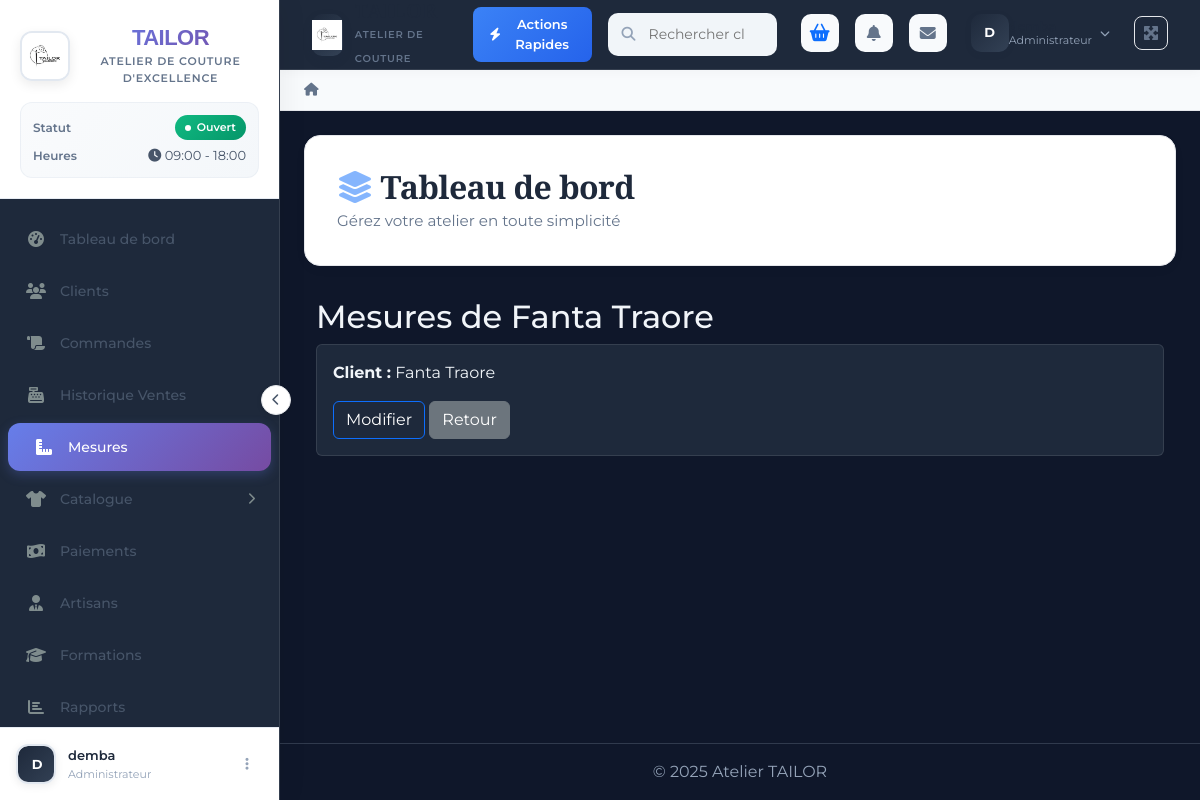
The app's page /mesures/5/ (signed in) with its own data.
### apps/settings/models.py (models this page shows, shortened)
class Setting(TimeStampedModel):
    nom_atelier = models.CharField(max_length=255, default="Mon Atelier de Couture")
    adresse = models.TextField(blank=True, null=True)
    telephone = models.CharField(max_length=50, blank=True, null=True)
    email = models.EmailField(blank=True, null=True)
    logo = models.ImageField(upload_to='settings/logos/', blank=True, null=True)
    devise = models.CharField(max_length=10, default="FCFA")
    tva = models.DecimalField(max_digits=5, decimal_places=2, default=0.00, help_text="Taux de TVA en %")
    delai_confection_standard = models.IntegerField(default=7, help_text="Délai standard en jours")
    seuil_stock_bas = models.IntegerField(default=5, help_text="Alerte stock bas (quantité)")
    LANGUES_CHOICES = [
        ('fr', 'Français'),
        ('en', 'English'),
    ]
    THEME_CHOICES = [
        ('light', 'Clair'),
        ('dark', 'Sombre'),
    ]
    langue = models.CharField(max_length=5, choices=LANGUES_CHOICES, default='fr')
    theme = models.CharField(max_length=10, choices=THEME_CHOICES, default='light')
    class Meta:
        verbose_name = "Paramètres"
        verbose_name_plural = "Paramètres"
    @classmethod
    def load(cls):
        obj, created = cls.objects.get_or_create(pk=1)
        return obj

### apps/mesures/models.py (models this page shows, shortened)
class Mesure(models.Model):
    client = models.ForeignKey(Client, on_delete=models.CASCADE, related_name='mesures')
    type_habit = models.ForeignKey(TypeHabit, on_delete=models.SET_NULL, null=True)
    date_mesure = models.DateField(auto_now_add=True)
    tour_poitrine = models.FloatField(null=True, blank=True)
    tour_taille = models.FloatField(null=True, blank=True)
    longueur_manche = models.FloatField(null=True, blank=True)
    longueur_bras = models.FloatField(null=True, blank=True)
    longueur_pantalon = models.FloatField(null=True, blank=True)
    hauteur_taille = models.FloatField(null=True, blank=True)
    largeur_epaules = models.FloatField(null=True, blank=True)
    longueur_epaule = models.FloatField(null=True, blank=True)
    date_prise_mesure = models.DateField(null=True, blank=True)
    mesureur = models.CharField(max_length=100, blank=True)
    longueur_totale = models.FloatField(null=True, blank=True)
    tour_hanche = models.FloatField(null=True, blank=True)
    note = models.TextField(blank=True)
    class Meta:
        ordering = ['-date_mesure']

### apps/clients/models.py (models this page shows, shortened)
class Client(models.Model):
    GENRE_CHOICES = (
        ('M', 'Homme'),
        ('F', 'Femme'),
    )
    prenom = models.CharField(max_length=100)
    nom = models.CharField(max_length=100)
    genre = models.CharField(
        max_length=1,
        choices=GENRE_CHOICES,
        blank=True,
        null=True
    )
    telephone = models.CharField(max_length=20, unique=True)
    email = models.EmailField(blank=True, null=True)
    adresse = models.TextField(blank=True)
    note = models.TextField(
        blank=True,
        help_text="Informations particulières sur le client"
    )
    is_active = models.BooleanField(default=True)
    created_at = models.DateTimeField(auto_now_add=True)
    updated_at = models.DateTimeField(auto_now=True)
    class Meta:
        ordering = ['nom', 'prenom']
        verbose_name = "Client"
        verbose_name_plural = "Clients"

### apps/mesures/views.py (the view)
# urls.py: path('<int:pk>/', mesure_detail, name='mesure_detail'),
@login_required
def mesure_detail(request, pk):
    mesure = get_object_or_404(Mesure, pk=pk)
    return render(request, 'mesures/mesure_detail.html', {'mesure': mesure})

### apps/mesures/templates/mesures/mesure_detail.html (shortened to what this page needs)
{% extends "base.html" %}
{% block content %}
<div class="container mt-4">
    <h2>Mesures de {{ mesure.client.prenom }} {{ mesure.client.nom }}</h2>
    <div class="card">
        <div class="card-body">
            <p><strong>Client :</strong> {{ mesure.client.prenom }} {{ mesure.client.nom }}</p>
            <a href="{% url 'mesures:mesure_update' mesure.pk %}" class="btn btn-primary">Modifier</a>
            <a href="{% url 'mesures:mesure_list' %}" class="btn btn-secondary">Retour</a>
        </div>
    </div>
</div>
{% endblock %}

### templates/includes/sidebar.html (shortened to what this page needs)
{% load static %}
<div class="sidebar-wrapper" id="sidebar">
    <div class="sidebar-header">
        <div class="logo-container">
            <div class="logo-image">
                {% if site_settings.logo %}
                    <img src="{{ site_settings.logo.url }}" alt="{{ site_settings.nom_atelier }}"
                         onerror="this.classList.add('logo-fallback')">
                {% else %}
                    <img src="{% static 'img/icons/tailor.jpg' %}" alt="TAILOR Atelier"
                         onerror="this.classList.add('logo-fallback')">
                {% endif %}
            </div>
            <div class="logo-text-container">
                <h3 class="logo-text">{{ site_settings.nom_atelier|upper }}</h3>
                <p class="logo-subtitle">Atelier de Couture d'Excellence</p>
            </div>
        </div>
        <div class="atelier-info">
            <div class="info-row">
                <span class="info-label">Statut</span>
                <span class="status-badge status-open">
                    <span class="status-dot"></span>
                    Ouvert
                </span>
            </div>
            <div class="info-row">
                <span class="info-label">Heures</span>
                <span><i class="fas fa-clock"></i> 09:00 - 18:00</span>
            </div>
        </div>
    </div>
    <nav class="sidebar-nav">
        <ul class="nav-list">
            <li class="nav-item">
                <a href="{% url 'dashboard:index' %}"
                   class="nav-link {% if request.resolver_match.url_name == 'index' %}active{% endif %}">
                    <span class="nav-icon">
                        <i class="fas fa-tachometer-alt"></i>
                    </span>
                    <span class="nav-text">Tableau de bord</span>
                </a>
            </li>
            <li class="nav-item">
                <a href="{% url 'clients:client_list' %}"
                   class="nav-link {% if 'clients' in request.resolver_match.app_names %}active{% endif %}">
                    <span class="nav-icon">
                        <i class="fas fa-users"></i>
                    </span>
                    <span class="nav-text">Clients</span>
                </a>
            </li>
            <li class="nav-item">
                <a href="{% url 'commandes:commande_list' %}"
                   class="nav-link {% if 'commandes' in request.resolver_match.app_names %}active{% endif %}">
                    <span class="nav-icon">
                        <i class="fas fa-scroll"></i>
                    </span>
                    <span class="nav-text">Commandes</span>
                </a>
            </li>
            <li class="nav-item">
                <a href="{% url 'ventes:vente_list' %}"
                   class="nav-link {% if 'ventes' in request.resolver_match.app_names %}active{% endif %}">
                    <span class="nav-icon">
                        <i class="fas fa-cash-register"></i>
                    </span>
                    <span class="nav-text">Historique Ventes</span>
                </a>
            </li>
            <li class="nav-item">
                <a href="{% url 'mesures:mesure_list' %}"
                   class="nav-link {% if 'mesures' in request.resolver_match.app_names %}active{% endif %}">
                    <span class="nav-icon">
                        <i class="fas fa-ruler-combined"></i>
                    </span>
                    <span class="nav-text">Mesures</span>
                </a>
            </li>
            <li class="nav-item dropdown-item">
                <a href="#catalogueMenu" class="nav-link" data-bs-toggle="collapse">
                    <span class="nav-icon">
                        <i class="fas fa-tshirt"></i>
                    </span>
                    <span class="nav-text">Catalogue</span>
                    <i class="fas fa-chevron-right dropdown-icon"></i>
                </a>
            </li>
            <li class="nav-item">
                <a href="{% url 'paiements:paiement_list' %}"
                   class="nav-link {% if 'paiements' in request.resolver_match.app_names %}active{% endif %}">
                    <span class="nav-icon">
                        <i class="fas fa-money-bill-wave"></i>
                    </span>
                    <span class="nav-text">Paiements</span>
                </a>
            </li>
            <li class="nav-item">
                <a href="{% url 'personnel:personnel_list' %}"
                   class="nav-link {% if 'personnel' in request.resolver_match.app_names %}active{% endif %}">
                    <span class="nav-icon">
                        <i class="fas fa-user-tie"></i>
                    </span>
                    <span class="nav-text">Artisans</span>
                </a>
            </li>
            <li class="nav-item">
                <a href="{% url 'formations:formation_list' %}"
                   class="nav-link {% if 'formations' in request.resolver_match.app_names %}active{% endif %}">
                    <span class="nav-icon">
                        <i class="fas fa-graduation-cap"></i>
                    </span>
                    <span class="nav-text">Formations</span>
                </a>
            </li>
            <li class="nav-item">
                <a href="#" class="nav-link">
                    <span class="nav-icon">
                        <i class="fas fa-chart-bar"></i>
                    </span>
                    <span class="nav-text">Rapports</span>
                </a>
            </li>
        </ul>
    </nav>
    <div class="sidebar-footer">
        <div class="user-profile dropdown">
            <div class="user-avatar">
                {% if user.userprofile.avatar %}
                <img src="{{ user.userprofile.avatar.url }}" alt="{{ user.username }}">
                {% else %}
                <div class="avatar-initials">
                    {% if user.first_name and user.last_name %}
                        {{ user.first_name|first|upper }}{{ user.last_name|first|upper }}
                    {% else %}
                        {{ user.username|first|upper }}
                    {% endif %}
                </div>
                {% endif %}
            </div>
            <div class="user-info">
                <div class="user-name">
                    {% if user.first_name %}
                        {{ user.first_name }} {{ user.last_name }}
                    {% else %}
                        {{ user.username }}
                    {% endif %}
                </div>
                <div class="user-role">
                    {% if user.is_superuser %}
                        Administrateur
                    {% elif user.groups.all %}
                        {{ user.groups.all.0.name }}
                    {% else %}
                        Gestionnaire
                    {% endif %}
                </div>
            </div>
            <button class="user-menu-btn" type="button" data-bs-toggle="dropdown">
                <i class="fas fa-ellipsis-v"></i>
            </button>
        </div>
    </div>
    <button class="sidebar-toggle" id="sidebarToggle" data-bs-toggle="tooltip" title="Réduire/Agrandir le menu">
        <i class="fas fa-chevron-left"></i>
    </button>
</div>
<button class="sidebar-mobile-toggle" id="mobileToggle">
</button>

### templates/includes/navbar.html (shortened to what this page needs)
<nav class="navbar navbar-expand-lg navbar-light bg-white main-navbar-custom" id="main-navbar">
    <div class="container-fluid px-3">
        <a class="navbar-brand-custom d-flex align-items-center me-4" href="{% url 'dashboard:index' %}">
            <div class="brand-logo-icon">
                {% if site_settings.logo %}
                    <img src="{{ site_settings.logo.url }}" alt="Logo" style="height: 30px; width: auto;">
                {% else %}
                    <i class="fas fa-scissors"></i>
                {% endif %}
            </div>
            <div class="brand-text-wrapper">
                <span class="brand-logo-text">{{ site_settings.nom_atelier|upper }}</span>
                <small class="brand-logo-subtitle">Atelier de Couture</small>
            </div>
        </a>
        <div class="d-none d-lg-block me-3">
            <button class="btn-quick-action" data-bs-toggle="modal" data-bs-target="#quickActionsModal">
                <i class="fas fa-bolt"></i> <span>Actions Rapides</span>
            </button>
        </div>
        <div class="navbar-search-custom flex-grow-1 me-4 d-none d-lg-block">
            <form method="get" action="{% url 'clients:client_list' %}" class="position-relative">
                <div class="search-input-group">
                    <span class="search-icon">
                        <i class="fas fa-search"></i>
                    </span>
                    <input type="search" name="q" class="form-control-search"
                           placeholder="Rechercher client, commande, tissu..."
                           value="{{ request.GET.q|default:'' }}"
                           aria-label="Recherche">
                </div>
            </form>
        </div>
        <div class="navbar-nav-custom align-items-center ms-auto">
            <div class="nav-item me-3">
                <a class="nav-icon-link position-relative" href="{% url 'panier:cart_detail' %}" title="Voir le panier">
                    <i class="fas fa-shopping-basket text-primary" style="font-size: 1.1rem;"></i>
                </a>
            </div>
            <div class="nav-item dropdown me-3">
                <a class="nav-icon-link position-relative" href="{% url 'core:notification_list' %}" role="button"
                   data-bs-toggle="dropdown" aria-expanded="false">
                    <i class="fas fa-bell"></i>
                </a>
            </div>
            <div class="nav-item dropdown me-3">
                <a class="nav-icon-link position-relative" href="{% url 'messagerie:inbox' %}" role="button"
                   data-bs-toggle="dropdown" aria-expanded="false">
                    <i class="fas fa-envelope"></i>
                </a>
            </div>
            <div class="nav-item dropdown">
                <a class="nav-user-profile d-flex align-items-center" href="#" role="button"
                   data-bs-toggle="dropdown" aria-expanded="false">
                    <div class="nav-user-avatar">
                        <div class="avatar-initials">
                            {% if user.first_name and user.last_name %}
                                {{ user.first_name|first|upper }}{{ user.last_name|first|upper }}
                            {% else %}
                                {{ user.username|first|upper }}
                            {% endif %}
                        </div>
                    </div>
                    <div class="nav-user-info d-none d-xl-block">
                        <div class="user-name-text">
                        </div>
                        <div class="user-role-text">
                            {% if user.is_superuser %}
                                Administrateur
                            {% elif user.groups.all %}
                                {{ user.groups.all.0.name }}
                            {% else %}
                                Utilisateur
                            {% endif %}
                        </div>
                    </div>
                    <i class="fas fa-chevron-down ms-2 nav-chevron"></i>
                </a>
            </div>
            <div class="nav-item ms-3 d-none d-lg-block">
                <button class="btn-fullscreen" id="fullscreenToggle" title="Plein écran">
                    <i class="fas fa-expand-arrows-alt"></i>
                </button>
            </div>
        </div>
    </div>
</nav>
<nav aria-label="breadcrumb" class="breadcrumb-container d-none d-lg-block">
    <div class="container-fluid px-4">
        <ol class="breadcrumb-custom mb-0">
            {% block breadcrumb %}
            <li class="breadcrumb-item-custom">
                <a href="{% url 'dashboard:index' %}" class="breadcrumb-home">
                    <i class="fas fa-home"></i>
                </a>
            </li>
            {% endblock %}
        </ol>
    </div>
</nav>

### records on screen
Setting: logo (picture), nom_atelier "TAILOR"
Mesure: client.prenom "Fanta", client.nom "Traore"

### other values on screen
{{ user.username|first|upper }} "D"
{{ user.username }} "demba"
{{ year|default:2025 }} "2025"
